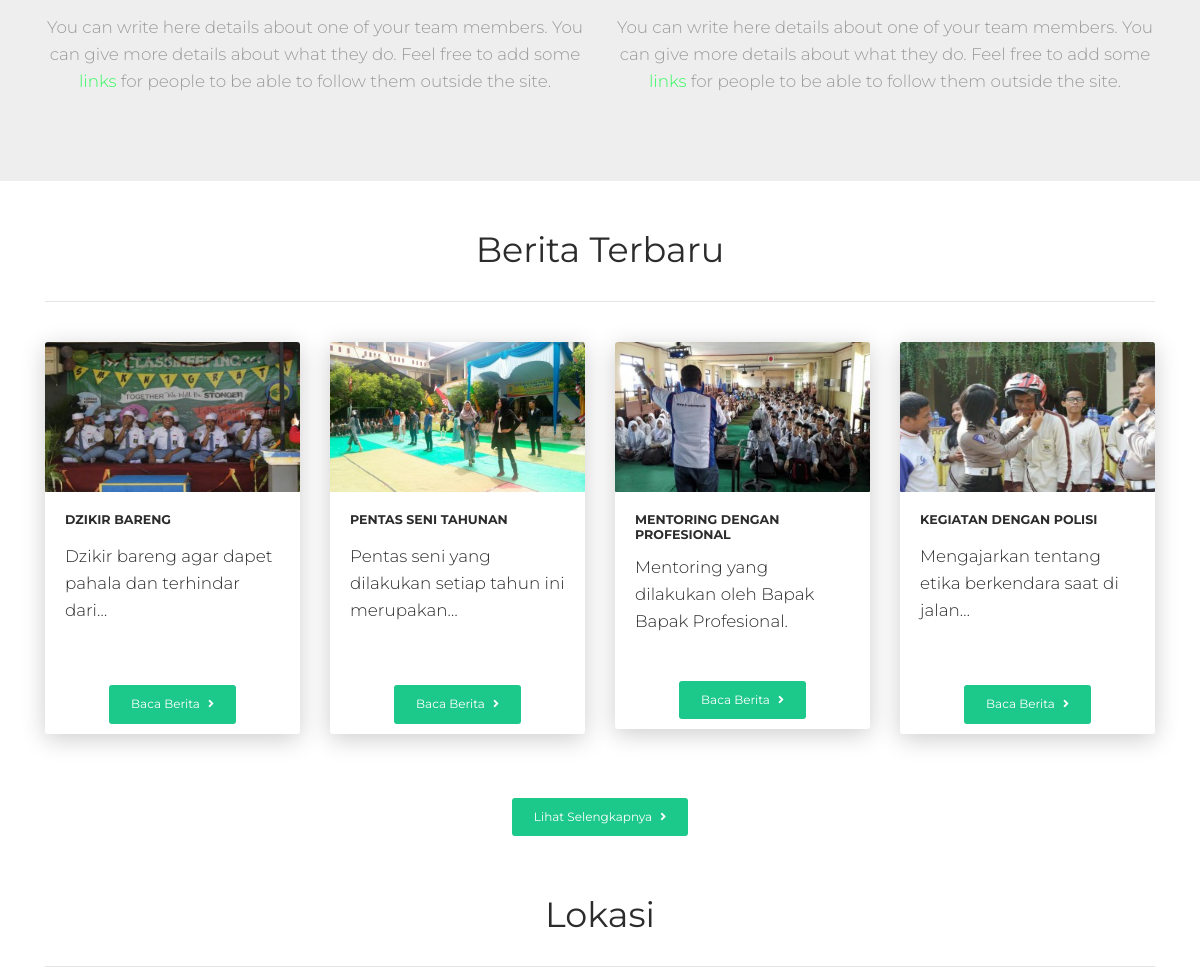
Before: / (middle part) with the older database file.
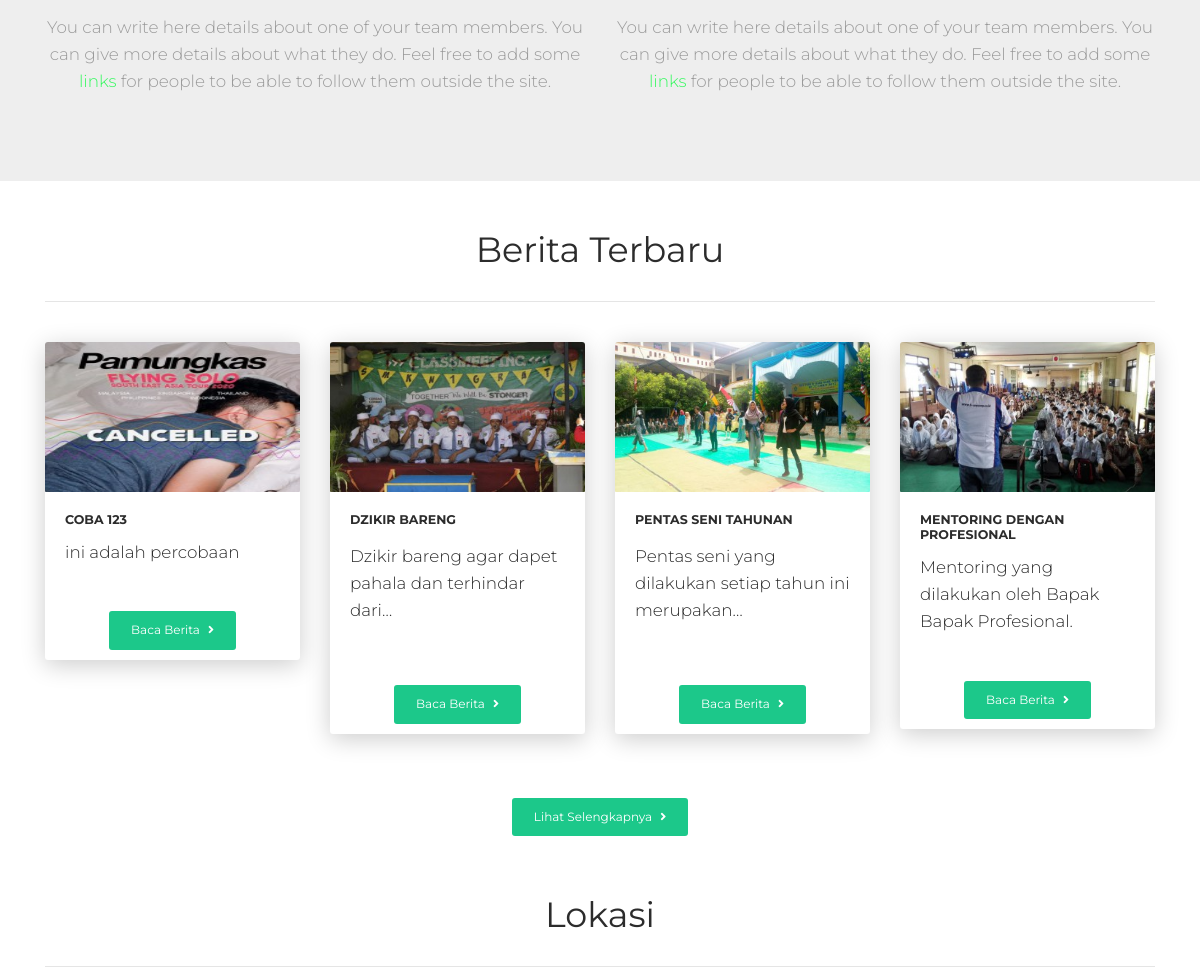
After: the same page with the newer database file.
### tables this page shows
CREATE TABLE `posts` (
  `id` int(11) NOT NULL,
  `title` varchar(255) NOT NULL,
  `seo_title` varchar(255) NOT NULL,
  `content` text NOT NULL,
  `photo` varchar(100) NOT NULL,
  `is_active` char(1) NOT NULL,
  `date` date NOT NULL
);

### application/controllers/Home.php (called while the page is built, shortened)
<?php
class Home extends CI_Controller {
	public function __construct()
	{
		$this->load->model('banner_model', 'banner');
		$this->load->model('identitas_model', 'identitas');
		$this->load->model('sambutan_model', 'sambutan');
		$this->load->model('berita_model', 'berita');
		$this->load->model('background_model', 'background');
	}
	public function index()
	{
		$data['title']		= 'Beranda';
		$data['brand']		= $this->identitas->getData();
		$data['banners'] 	= $this->banner->getBanner();
		$data['sambutan'] = $this->sambutan->getData();
		$data['berita']	= $this->berita->getLastNews();
		$data['jurusan']	= $this->background->getData();
		$data['page']		= 'home/index';
		$this->load->view('front/layouts/main', $data);
	}
}

### index.php (called while the page is built, shortened)
<?php
require_once BASEPATH.'core/CodeIgniter.php';

### application/models/Berita_model.php (called while the page is built, shortened)
<?php
class Berita_model extends CI_Model {
	public function getLastNews()
	{
		$this->db->from('posts');
		$this->db->where('is_active', 'Y');
		$this->db->order_by('id', 'desc');
		$this->db->limit(4);
		return $this->db->get()->result();
	}
}

### application/views/front/pages/home/index.php (the view, shortened to what this page needs)
<div class="section section-tabs text-center">
	<div class="container">
		<div class="team">
			<div class="row">
				<div class="col-md-6">
					<div class="team-player">
						<p class="description">You can write here details about one of your team members. You can give more details about what they do. Feel free to add some
							<a href="#">links</a> for people to be able to follow them outside the site.
						</p>
					</div>
				</div>
				<div class="col-md-6">
					<div class="team-player">
						<p class="description">You can write here details about one of your team members. You can give more details about what they do. Feel free to add some
							<a href="#">links</a> for people to be able to follow them outside the site.
						</p>
					</div>
				</div>
			</div>
		</div>
	</div>
</div>
<div class="last-news mt-5 mb-5">
	<div class="container">
		<div class="row d-flex justify-content-center">
			<div class="col">
				<h2 class="text-center">Berita Terbaru</h2>
				<hr>
			</div>
		</div>
		<div class="row mt-4">
			<?php foreach ($berita as $b) : ?>
				<div class="col-md-3 mb-8">
					<div class="card">
						<img style="height:150px" src="<?= base_url('img/berita/thumbs/' . $b->photo) ?>" class="card-img-top">
						<div class="card-body">
							<h6 class="card-title"><?= $b->title ?></h6>
							<p class="card-text"><?= character_limiter($b->content, 50) ?></p>
						</div>
						<div class="card-footer text-center">
							<a href="<?= base_url("blog/baca/$b->seo_title") ?>"><button class="btn btn-success">Baca Berita<i class="fa fa-angle-right ml-2"></i></button></a>
						</div>
					</div>
				</div>
			<?php endforeach ?>
		</div>
		<div class="row mt-4">
			<div class="col text-center">
				<a href="<?= base_url('blog') ?>"><button class="btn btn-success">Lihat Selengkapnya<i class="fa fa-angle-right ml-2"></i></button></a>
			</div>
		</div>
	</div>
</div>
<div class="last-news mt-5 mb-5">
	<div class="container">
		<div class="row d-flex justify-content-center">
			<div class="col">
				<h2 class="text-center">Lokasi</h2>
				<hr>
			</div>
		</div>
	</div>
</div>

### application/views/front/layouts/main.php (shortened to what this page needs)
<!DOCTYPE html>
<html lang="en">
<head>
   <link rel="stylesheet" href="https://use.fontawesome.com/releases/v5.7.1/css/all.css">
   <link href="<?= base_url() ?>/asset/landing_assets/css/bootstrap.min.css" rel="stylesheet" />
   <link href="<?= base_url() ?>/asset/landing_assets/css/now-ui-kit.css?v=1.3.0" rel="stylesheet" />
   <link href="<?= base_url() ?>/asset/landing_assets/demo/demo.css" rel="stylesheet" />
</head>
<body class="index-page sidebar-collapse">
   <?php $this->load->view('front/layouts/_navbar'); ?>
   <?php $this->load->view('front/pages/' . $page); ?>
</body>
</html>

### asset/landing_assets/demo/demo.css (style rules this page uses)
.section-tabs { background: #EEEEEE; }

Changed rows visible on the page:
no longer on this page (row unchanged): posts: photo (picture), title "KEGIATAN DENGAN POLISI", content "Mengajarkan tentang etika berkendara saat di jalan…"
added posts: photo (picture), title "COBA 123", content "ini adalah percobaan"
